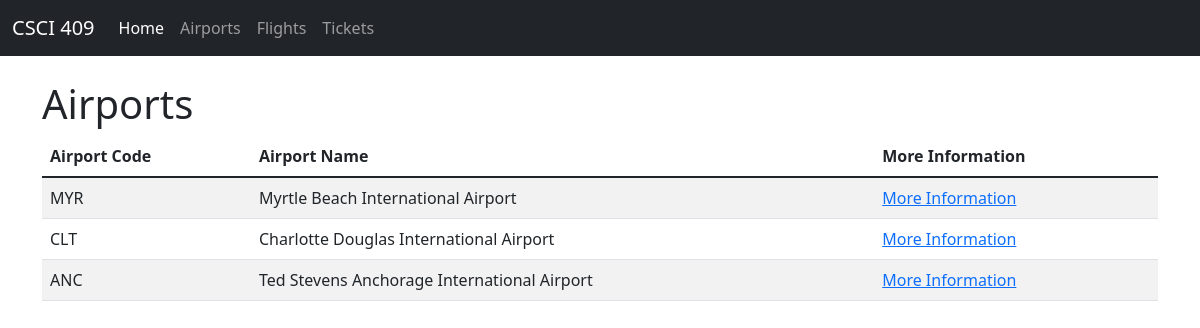
The app's page /airports/ with its own data.
### airports/models.py (models this page shows)
class Airport(models.Model):
    name = models.CharField(max_length=255)
    airport_code = models.CharField(max_length=3)
    address = models.CharField(max_length=255)
    city = models.CharField(max_length=255)
    state = models.CharField(max_length=2)
    zipcode = models.CharField(max_length=5)
    is_open = models.BooleanField()

### airports/views.py (the view)
# urls.py: path('/', views.index),
def index(request):
    airports = Airport.objects.all()
    context = {'airports': airports}
    return render(request, 'airports/index.html', context)

### airports/templates/airports/index.html
{% extends 'base.html' %}
{% block content %}
<h1>Airports</h1>
<table class="table table-striped">
    <thead>
        <tr>
            <th scope="col">Airport Code</th>
            <th scope="col">Airport Name</th>
            <th scope="col">More Information</th>
        </tr>
    </thead>
    <tbody>
        {% for airport in airports %}
            <tr>
                <td>{{ airport.airport_code }}</td>
                <td>{{ airport.name }}</td>
                <td><a href="/airports/{{ airport.airport_code }}">More Information</a></td>
            </tr>
        {% endfor %}
    </tbody>
</table>
{% endblock %}

### records on screen
Airport: airport_code "MYR", name "Myrtle Beach International Airport"
Airport: airport_code "CLT", name "Charlotte Douglas International Airport"
Airport: airport_code "ANC", name "Ted Stevens Anchorage International Airport"
